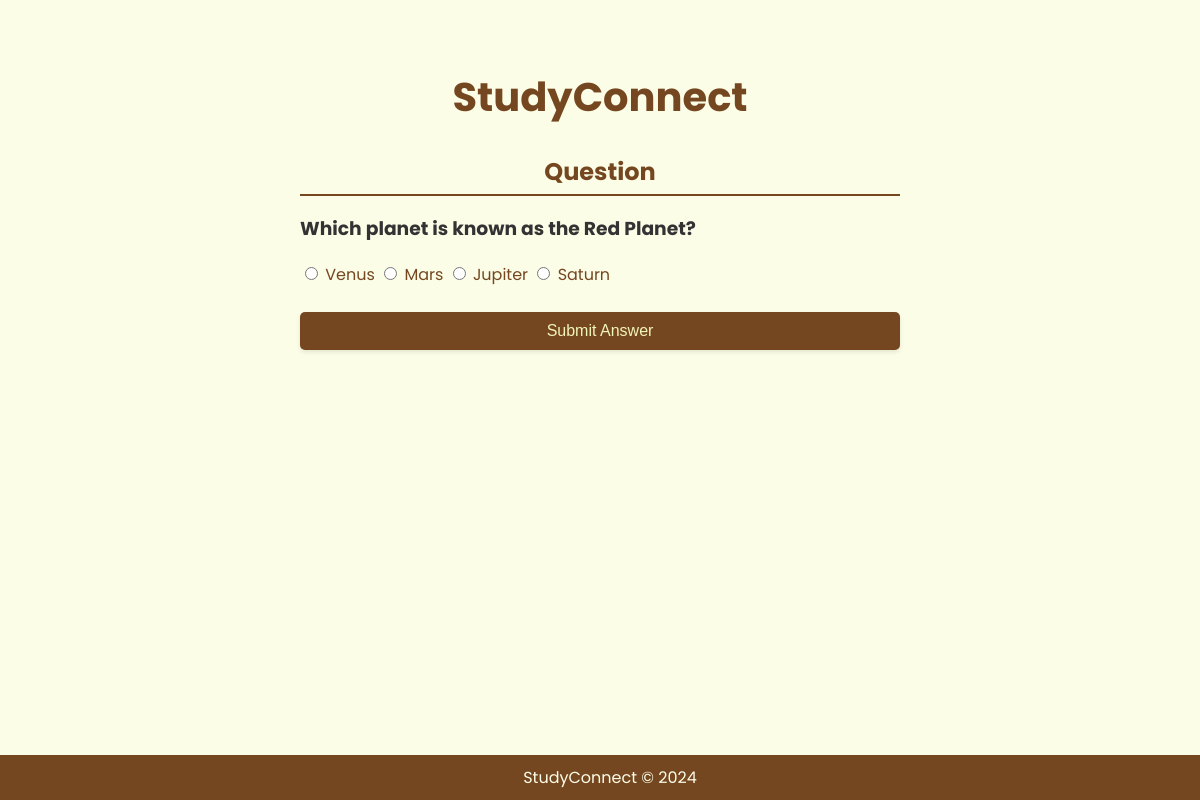
Page /question/6/ on the committed database.
### flashcards/models.py (models this page shows, shortened)
class Flashcard(models.Model):
    question = models.CharField(max_length=255)
    answer = models.TextField()
    topic = models.CharField(max_length=100)

class QuizOption(models.Model):
    question = models.ForeignKey(Flashcard, related_name='options', on_delete=models.CASCADE)
    option_text = models.CharField(max_length=255)

### flashcards/views.py (the view, shortened to what this page needs)
# urls.py: path('question/<int:pk>/', views.quiz_question, name='quiz_question'),
def quiz_question(request, pk):
    flashcard = Flashcard.objects.get(pk=pk)
    options = QuizOption.objects.filter(question=flashcard)
    answer_feedback = None
    return render(request, 'flashcards/quiz_question.html', {'flashcard': flashcard, 'options': options, 'answer_feedback': answer_feedback})

### flashcards/templates/flashcards/quiz_question.html (shortened to what this page needs)
{% extends 'base.html' %}
{% block content %}
<h2 class="section-title">Question</h2>
<h3>{{ flashcard.question }}</h3>
<form method="post" action="{% url 'quiz_question' pk=flashcard.pk %}">
    <div class="option-group">
        {% for option in options %}
        <label>
            <input type="radio" id="option{{ forloop.counter }}" name="option" value="{{ option.option_text }}">
            {{ option.option_text }}
        </label>
        {% endfor %}
    </div>
    <button type="submit">Submit Answer</button>
</form>
{% endblock %}

### flashcards/static/flashcards/css/styles.css (style rules this page uses)
body { font-family: 'Poppins', Courier, monospace; background-color: rgb(252, 253, 230); color: #333; margin: 0; padding: 0; }
h2 { color: #744721; }
button { background-color: #744721; color: rgb(242, 245, 185); border: none; padding: 10px 20px; border-radius: 5px; cursor: pointer; font-size: 16px; margin-top: 10px; box-shadow: 0 2px 4px rgba(0, 0, 0, 0.1); }
form { display: flex; flex-direction: column; color: #744721; padding-bottom: 30px; width: 100%; }
form > div { margin-bottom: 15px; }
.section-title { font-size: 24px; border-bottom: 2px solid #744721; padding-bottom: 5px; margin-bottom: 15px; text-align: center; }

### rows in the picture
Flashcard: question "Which planet is known as the Red Planet?"
QuizOption: option_text "Venus"
QuizOption: option_text "Mars"
QuizOption: option_text "Jupiter"
QuizOption: option_text "Saturn"
